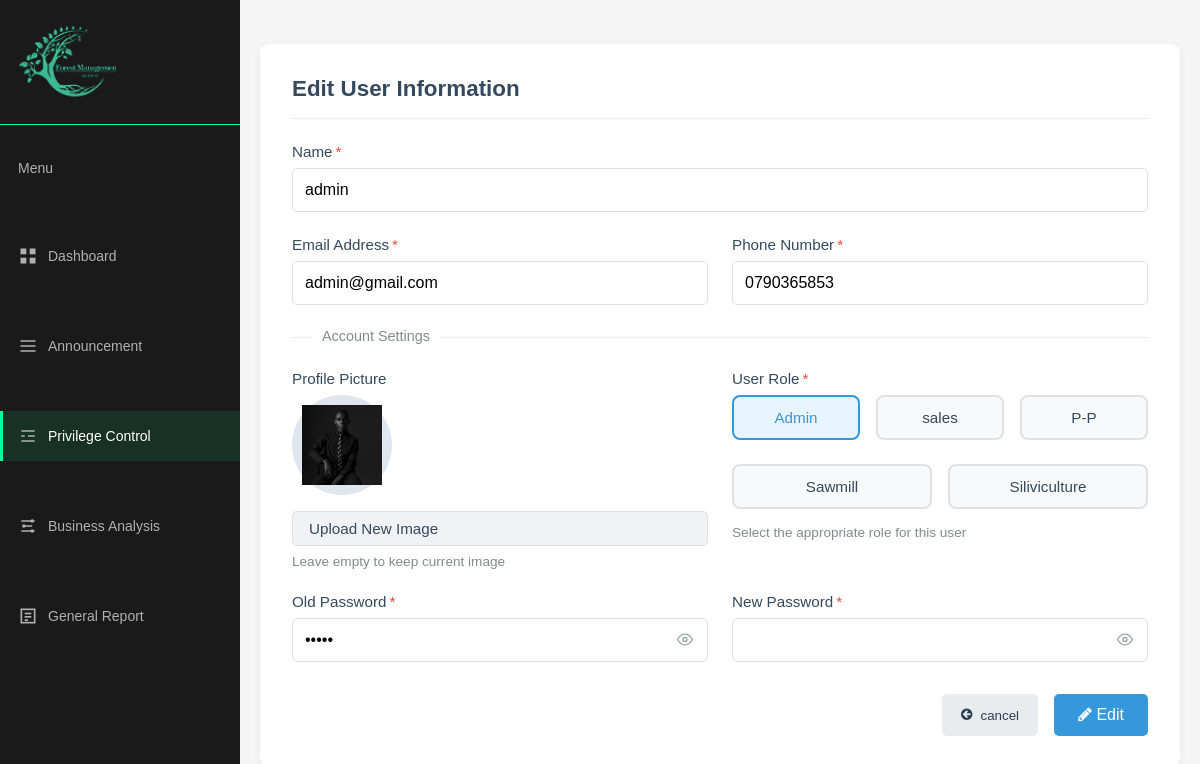
The app's page /admin/pages/user-edit.php?id=1 (signed in) with its own data.
### tables this page shows
CREATE TABLE `users` (
  `id` int(11) NOT NULL,
  `name` varchar(255) DEFAULT NULL,
  `password` varchar(255) DEFAULT NULL,
  `role` varchar(100) DEFAULT NULL,
  `email` varchar(255) DEFAULT NULL,
  `status` varchar(50) DEFAULT 'active',
  `image` text DEFAULT NULL,
  `phone` varchar(20) DEFAULT NULL,
  `date` datetime DEFAULT NULL
);

### admin/pages/user-edit.php (the view, shortened to what this page needs)
<!DOCTYPE html>
<html lang="en">
<head>
    <link rel="stylesheet" href="../css/style.css">
    <link rel="stylesheet" href="../css/register.css">
    <link rel="stylesheet" href="https://cdnjs.cloudflare.com/ajax/libs/font-awesome/4.7.0/css/font-awesome.min.css">
</head>
<body>
    <?php
    include '../menu/menu.php';
    include '../../database/connection.php';
    $id = $_GET['id'];
    $stmt = $pdo->prepare("SELECT * FROM users WHERE id = :id");
    $stmt->bindParam(':id', $id, PDO::PARAM_INT);
    $stmt->execute();
    $user = $stmt->fetch();
    ?>
    <div class="main-content">
        <div class="container">
            <div class="form-container">
                <h2 class="form-title">Edit User Information</h2>
                <form id="addUserForm" method="post" action="../backend/edit-user-backend.php" enctype="multipart/form-data">
                    <div class="form-row">
                        <div class="form-group">
                            <label for="firstName" class="required-field">Name</label>
                            <input type="text" name="names" id="firstName" class="form-control" value="<?php echo $user['name']; ?>" required>
                        </div>
                    </div>
                    <div class="form-row">
                        <div class="form-group">
                            <label for="email" class="required-field">Email Address</label>
                            <input type="email" name="email" id="email" class="form-control" value="<?php echo $user['email']; ?>" required>
                        </div>
                        <div class="form-group">
                            <label for="phone" class="required-field">Phone Number</label>
                            <input type="number" name="phone" id="phone" class="form-control" value="<?php echo $user['phone']; ?>" required>
                        </div>
                    </div>
                    <div class="section-divider">
                        <span class="section-title">Account Settings</span>
                    </div>
                    <div class="form-row">
                            <div class="form-group">
                            <label>Profile Picture</label>
                            <div class="avatar-preview" id="avatarPreview" >
                                <?php if (!empty($user['image']) && file_exists('../backend/uploads/' . $user['image'])): ?>
                                    <img src="../backend/uploads/<?php echo $user['image']; ?>" alt="Avatar" class="avatar-image" style="width: 80px; height: 80px ; object-fit: cover" >
                                <?php else: ?>
                                <i class="fa fa-user"></i>
                                <?php endif; ?>
                            </div>
                            <label for="avatar" class="upload-btn">Upload New Image</label>
                            <?php if (!empty($user['image'])): ?>
                                <p class="help-text">Leave empty to keep current image</p>
                            <?php endif; ?>
                        </div>
                        <div class="form-group">
                            <label class="required-field">User Role</label>
                            <div class="role-options">
                                <label for="role-admin" class="role-label admin-role">Admin</label>
                                <label for="role-sawmill" class="role-label editor-role">sales</label>
                                <label for="role-pp" class="role-label viewer-role">P-P</label>
                                <label for="role-saler" class="role-label viewer-role">Sawmill</label>
                                <label for="role-siliviculture" class="role-label viewer-role">Siliviculture</label>
                            </div>
                            <span class="help-text">Select the appropriate role for this user</span>
                        </div>
                    </div>
                    <div class="form-row">
                        <div class="form-group password-group">
                            <label for="password" class="required-field">Old Password</label>
                            <input type="password" id="password" class="form-control" name="password" value="<?php echo $user['password']; ?>"  required>
                            <button type="button" class="password-toggle" id="passwordToggle">
                                <svg xmlns="http://www.w3.org/2000/svg" width="16" height="16" viewBox="0 0 24 24" fill="none" stroke="currentColor" stroke-width="2" stroke-linecap="round" stroke-linejoin="round">
                                    <path d="M1 12s4-8 11-8 11 8 11 8-4 8-11 8-11-8-11-8z"></path>
                                    <circle cx="12" cy="12" r="3"></circle>
                                </svg>
                            </button>
                        </div>
                        <div class="form-group password-group">
                            <label for="confirmPassword" class="required-field">New Password</label>
                            <input type="password" id="confirmPassword" class="form-control" name="newPassword">
                            <button type="button" class="password-toggle" id="confirmPasswordToggle">
                                <svg xmlns="http://www.w3.org/2000/svg" width="16" height="16" viewBox="0 0 24 24" fill="none" stroke="currentColor" stroke-width="2" stroke-linecap="round" stroke-linejoin="round">
                                    <path d="M1 12s4-8 11-8 11 8 11 8-4 8-11 8-11-8-11-8z"></path>
                                    <circle cx="12" cy="12" r="3"></circle>
                                </svg>
                            </button>
                        </div>
                    </div>
                    <div class="form-actions">
                    <button class="btn-back"><i class="fa fa-arrow-circle-left"></i> cancel</i></button>
                        <button type="submit" class="btn-submit" name="submit"> <i class="fa fa-pencil"></i> Edit</button>
                    </div>
                </form>
            </div>
        </div>
    </div>
</body>
</html>

### admin/css/style.css (style rules this page uses)
* { margin: 0; padding: 0; box-sizing: border-box; font-family: Arial, sans-serif; }
body { background-color: #f5f5f5; display: flex; }
.main-content { flex-grow: 1; padding: 20px; display: flex; flex-direction: column; gap: 20px; background: #f5f5f5; width: 80%; height: 100vh; overflow-y: auto; }

### admin/css/register.css (style rules this page uses)
.container { width: 100%; }
.btn-back { display: inline-flex; align-items: center; gap: 0.5rem; background-color: #e9ecef; color: #2c3e50; border: none; padding: 0.6rem 1.2rem; border-radius: 5px; font-weight: 500; cursor: pointer; transition: background-color 0.3s ease; text-decoration: none; }
.form-container { background-color: white; border-radius: 10px; box-shadow: 0 2px 10px rgba(0, 0, 0, 0.05); padding: 2rem; }
.form-title { color: #34495e; font-size: 1.4rem; margin-bottom: 1.5rem; padding-bottom: 1rem; border-bottom: 1px solid #e9ecef; }
.form-row { display: flex; gap: 1.5rem; margin-bottom: 1.5rem; }
.form-group { flex: 1; }
.form-group label { display: block; margin-bottom: 0.5rem; color: #34495e; font-weight: 500; font-size: 0.95rem; }
.form-control { width: 100%; padding: 0.75rem; border: 1px solid #e0e0e0; border-radius: 5px; font-size: 1rem; transition: border-color 0.3s ease, box-shadow 0.3s ease; }
.help-text { display: block; margin-top: 0.5rem; font-size: 0.85rem; color: #7f8c8d; }
.role-options { display: flex; gap: 1rem; flex-wrap: wrap; }
.role-label { display: inline-block; padding: 0.75rem 1.5rem; border-radius: 8px; font-size: 0.95rem; font-weight: 500; cursor: pointer; transition: all 0.3s ease; border: 2px solid #e0e0e0; background-color: #f8f9fa; text-align: center; flex: 1; min-width: 120px; }
.role-option:checked+.role-label.admin-role { background-color: #e8f4fd; color: #3498db; border-color: #3498db; }
.avatar-preview { width: 100px; height: 100px; border-radius: 50%; background-color: #e0e6ed; display: flex; align-items: center; justify-content: center; font-weight: 600; color: #3498db; font-size: 2rem; margin-bottom: 1rem; }
.upload-btn { display: inline-block; padding: 0.5rem 1rem; background-color: #f1f2f6; color: #2c3e50; border: 1px solid #e0e0e0; border-radius: 5px; cursor: pointer; transition: background-color 0.3s ease; font-size: 0.9rem; }
.section-divider { margin: 2rem 0; border-top: 1px solid #e9ecef; position: relative; }
.section-title { position: absolute; top: -10px; left: 20px; background-color: white; padding: 0 10px; color: #7f8c8d; font-size: 0.9rem; }
.form-actions { display: flex; justify-content: flex-end; gap: 1rem; margin-top: 2rem; }
.btn-submit { padding: 0.75rem 1.5rem; background-color: #3498db; color: white; border: none; border-radius: 5px; cursor: pointer; transition: background-color 0.3s ease; font-size: 1rem; font-weight: 500; }
.password-group { position: relative; }
.password-toggle { position: absolute; right: 15px; top: 70%; transform: translateY(-50%); background: none; border: none; cursor: pointer; color: #95a5a6; }
.required-field::after { content: "*"; color: #e74c3c; margin-left: 3px; }

### records on screen
users: names "admin", email "admin@gmail.com", phone "0790365853", image (picture)
